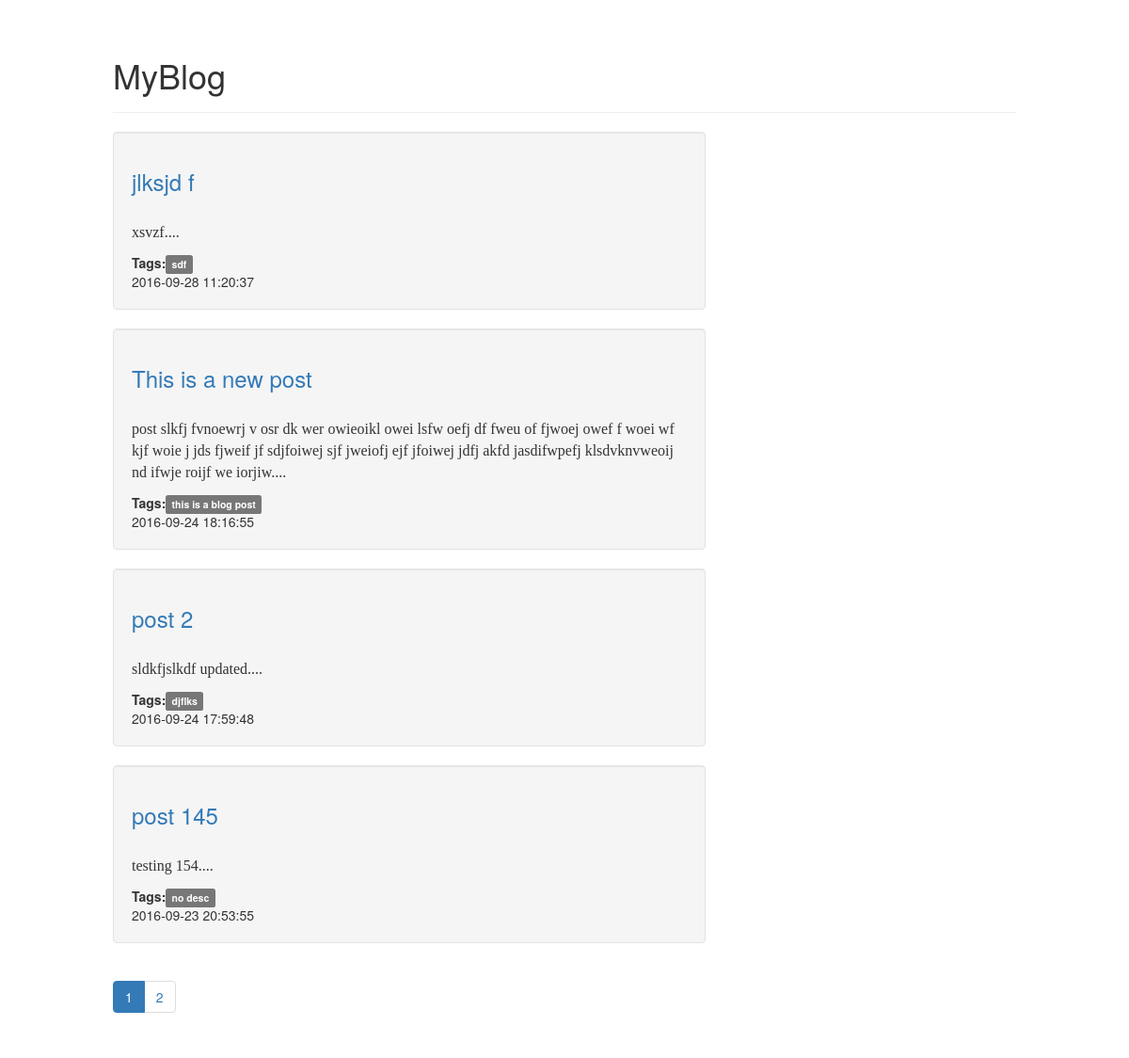
The page / on the database its author committed.
### tables this page shows
CREATE TABLE `blog_post` (
  `post_id` int(10) UNSIGNED NOT NULL,
  `post_title` tinytext NOT NULL,
  `post_content` longtext NOT NULL,
  `post_description` mediumtext NOT NULL,
  `post_tag` tinytext NOT NULL,
  `post_date` timestamp NOT NULL DEFAULT CURRENT_TIMESTAMP
);

### index.php (the view, shortened to what this page needs)
<?php
if (!isset($_GET['post']))
{
	echo '<!DOCTYPE>';
	echo '<html>';
	echo '<head>';
	include('includes/bootstrap.php');
	echo '</head>';
	echo '<body class="fluid-container bottom">';
	echo '<div class="page-header">';
	echo '<h1>MyBlog</h1>';
	echo '</div>';
	echo '<div class="row">';
	echo '<div class="col-md-8">';
	$num_posts = 4;
	if (isset($_GET['page']) && is_numeric($_GET['page']))
		$page = trim($_GET['page']);
	else
		$page = 1;
	$initial_count = ($page * $num_posts) - $num_posts;
	$dbc = mysqli_connect(HOST, USER, PASSWORD, DBNAME) or die(mysqli_error());
	$query = "SELECT * FROM blog_post ORDER BY post_date DESC LIMIT $initial_count, $num_posts";
	$result = mysqli_query($dbc, $query);
	while ($row = mysqli_fetch_array($result, MYSQLI_ASSOC))
	{
		echo '<div class="well">';
		echo '<h3><a href="index.php?post='. $row['post_id'] .'&amp;title='. $row['post_title'] .'">'. $row['post_title'] .'</a></h3>';
		echo '<br/>';
		echo '<p style="font-family:Georgia; font-size:16">'. substr($row['post_content'], 0, 300) .'....</p>';
		echo '<b>Tags:</b><span class="label label-default">'. $row['post_tag'] .'</span><br/>';
		echo $row['post_date'];
		echo '</div>';
	}
	$query = "SELECT COUNT(post_id) AS num_rows FROM blog_post";
	$result = mysqli_query($dbc, $query);
	$row = mysqli_fetch_object($result);
	$count = $row->num_rows;
	$tabs = ceil($count / $num_posts);
	if ($tabs > 1)
	{
		echo '<ul class="pagination">';
		for ($i=1; $i<=$tabs; $i++)
		{
			echo '<li';
			if ($page == $i)
				echo ' class="active"';
			echo '><a href="index.php?page='. $i .'">'. $i .'</a></li>';
		}
		echo '</ul>';
	}
}
echo '</div>';
echo '</div>';
echo '</body>';
echo '</html>';
?>

### includes/bootstrap.php (style rules this page uses)
.bottom { margin-top: 5%; margin-left: 10%; margin-right: 10%; margin-bottom: 5%; }

### rows shown on the page
blog_post: post_title "jlksjd f", post_content "xsvzf", post_tag "sdf", post_date "2016-09-28 11:20:37"
blog_post: post_title "This is a new post", post_content "post slkfj fvnoewrj v osr dk wer owieoikl owei lsfw oefj df fweu of fjwoej owef f woei wf kjf woie j jds fjweif jf sdjfoiwej sjf jweiofj ejf jfoiwej jdfj akfd jasdifwpefj klsdvknvweoij nd ifwje roijf we iorjiw", post_tag "this is a blog post", post_date "2016-09-24 18:16:55"
blog_post: post_title "post 2", post_content "sldkfjslkdf updated", post_tag "djflks", post_date "2016-09-24 17:59:48"
blog_post: post_title "post 145", post_content "testing 154", post_tag "no desc", post_date "2016-09-23 20:53:55"
